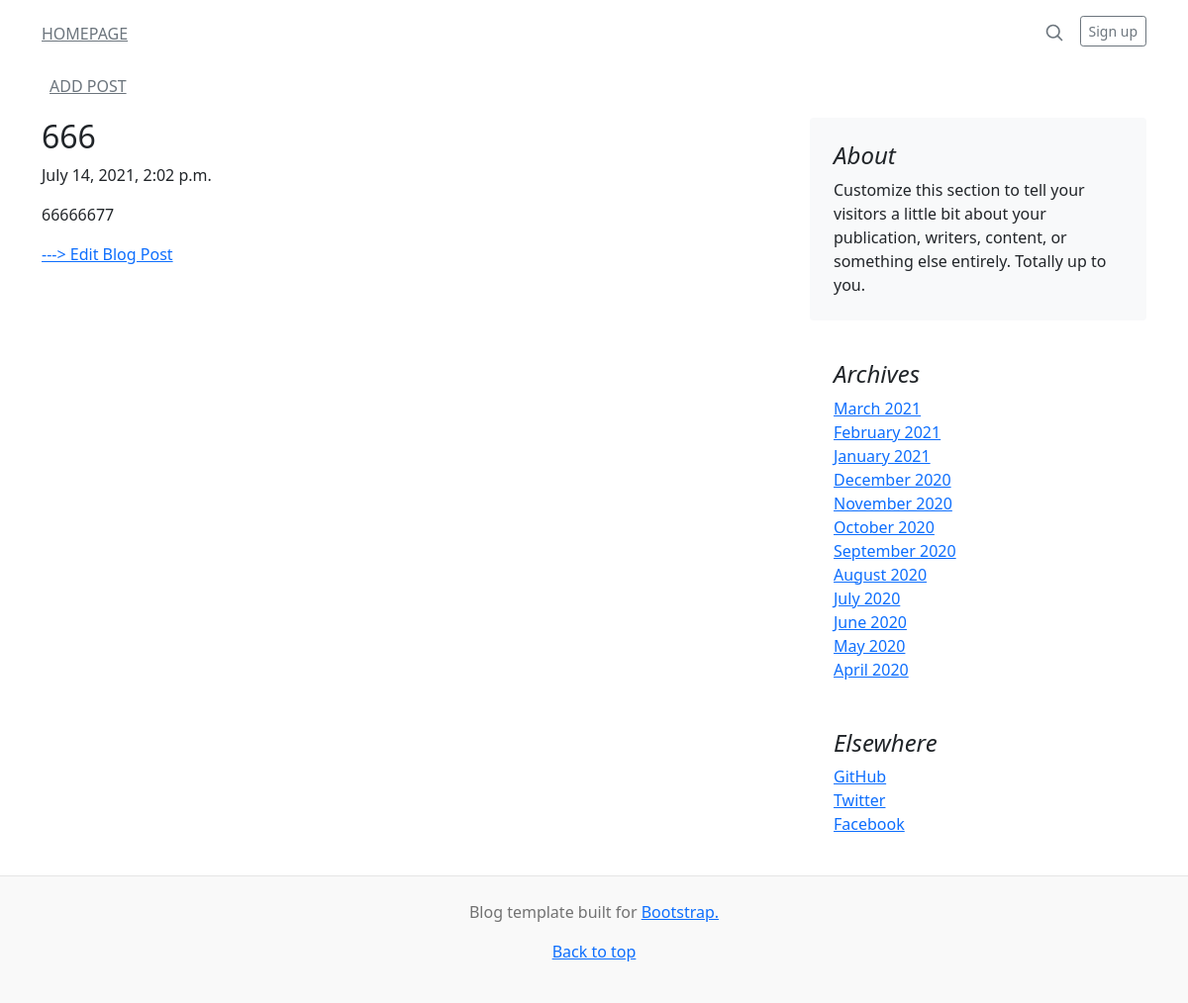
Screenshot of /posts/6/ with the database file from the repository.
### posts/models.py (models this page shows, shortened)
class Post(models.Model):
    title = models.CharField(max_length=100, unique=True)
    content = models.TextField()
    category = models.ForeignKey(
        'Category',
        on_delete=models.CASCADE,
        null=True,
        default=None,
        related_name='posts'
    )
    categories = models.ManyToManyField(
        'Category',
        through='PostCategory'
    )
    created_at = models.DateTimeField(auto_now_add=True)
    updated_at = models.DateField(auto_now=True)
    class Meta:
        ordering = ['-created_at']

### posts/views.py (the view)
# urls.py: path('<int:post_id>/', views.post_details, name='details'),
def post_details(request, post_id):
    post = get_object_or_404(Post, pk=post_id)
    form = PostForm()
    context = {'post': post, 'form': form}
    return render(request, 'post/details.html', context)

### posts/templates/post/details.html
{% extends 'post/base.html' %}
{% block content %}
<article class="blog-post">
    <h2 class="blog-post-title">{{post.title}}</h2>
    <p class="blog-post-meta">{{post.created_at}}</p>
    <p>{{post.content}}</p>
    <p><a href="{% url 'posts:edit_post' post.id%}">---> Edit Blog Post</a></p>
</article>
{% endblock %}

### rows the page displays
Post: title "666", created_at "July 14, 2021, 2:02 p.m.", content "66666677"
